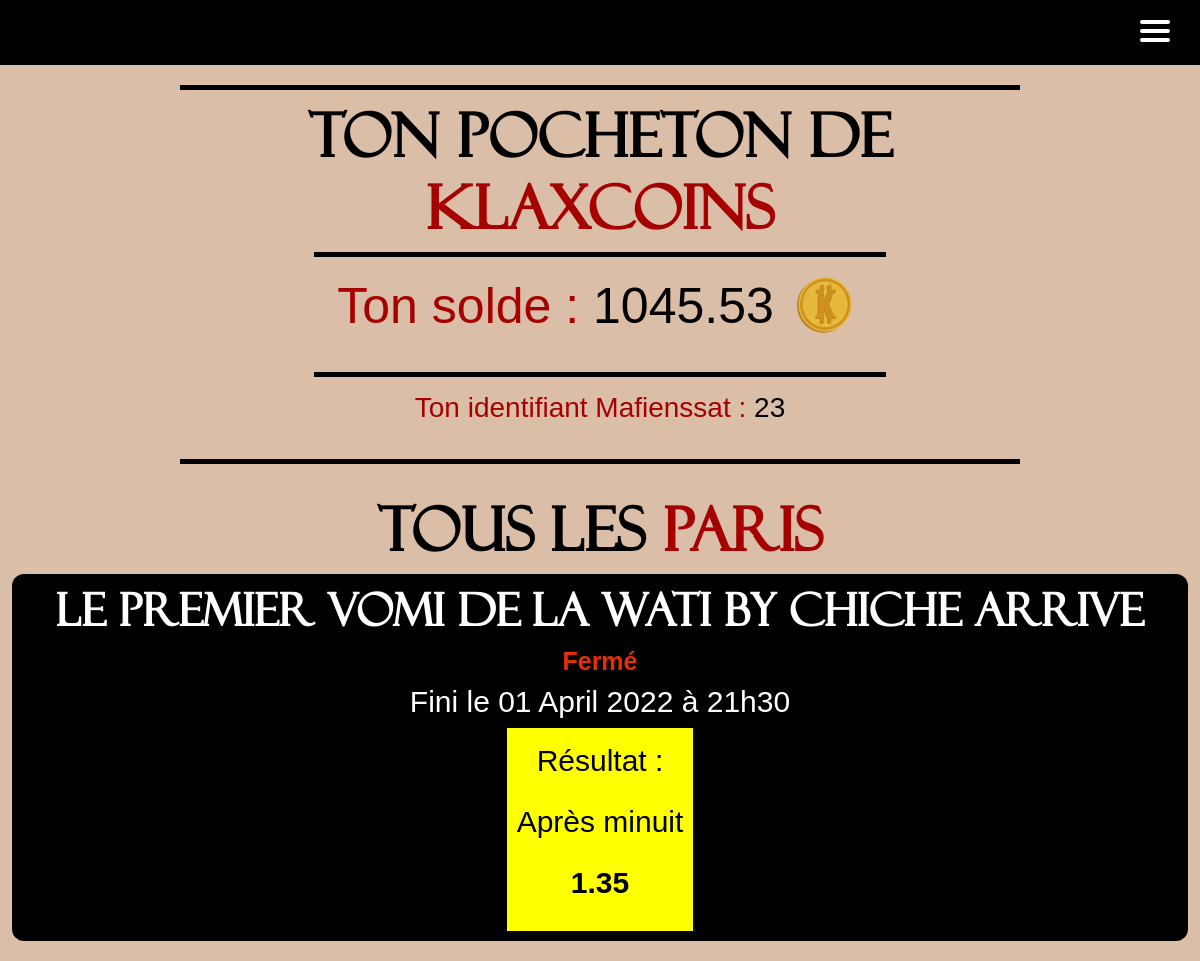
Screenshot of /home_betKlax/betKlax/ (signed in) with the database file from the repository.
### main_app/models.py (models this page shows)
class User(AbstractUser):
    id = models.AutoField(primary_key=True, unique=True)
    first_name = models.CharField(max_length=30)
    last_name = models.CharField(max_length=30)
    username = models.CharField(max_length=20, unique=True)
    email = models.EmailField(unique=True, default="@enssat.fr")
    SECTOR = (
        ('INFO', 'Informatique'),
        ('PHOT', 'Photonique'),
        ('SNUM', 'Systèmes numériques'),
        ('IMR', 'IMR')
    )
    sector = models.CharField(max_length=4, choices=SECTOR, blank=True, help_text='Donne moi ta filière bro')
    created = models.DateTimeField(auto_now_add=True)
    updated = models.DateTimeField(auto_now=True)
    klax_coins = models.DecimalField(max_digits=12, decimal_places=2, default=100.00)
    activate = models.BooleanField(default=False)
    from_list = models.BooleanField(default=False)
    USERNAME_FIELD = 'email'
    REQUIRED_FIELDS = ['username']

class Bets(models.Model):
    id = models.AutoField(primary_key=True, unique=True)
    bet_name = models.CharField(max_length=256, unique=True)
    win_rate = models.DecimalField(max_digits=4, decimal_places=2, default=2.00)
    win_vote = models.IntegerField(default=0)
    win_gains = models.DecimalField(max_digits=12, decimal_places=2, default=1.00)
    win_name = models.CharField(max_length=128, null=False, default="Oui")
    lose_rate = models.DecimalField(max_digits=4, decimal_places=2, default=2.00)
    lose_vote = models.IntegerField(default=0)
    lose_gains = models.DecimalField(max_digits=12, decimal_places=2, default=1.00)
    lose_name = models.CharField(max_length=128, null=False, default="Non")
    created = models.DateTimeField(auto_now_add=True)
    ended = models.DateTimeField(help_text='YYYY-MM-DD HH:MM:SS')
    visible = models.BooleanField(default=False)
    closed_bet = models.BooleanField(default=False)
    RESULT = (
        ('W', 'Win'),
        ('L', 'Lose')
    )
    result = models.CharField(max_length=1, choices=RESULT, blank=False)

### main_app/views.py (the view)
# urls.py: path("home_betKlax/betKlax/", views.betKlax, name="betKlax"),
def betKlax(request):
    try:
        bets_done = StoreBets.objects.filter(user_id_id=request.user.id, closed_bet=False)
        bet = []
        for b in bets_done:
            bet.append(b.bet_id_id)
        bets = Bets.objects.exclude(id__in=bet).order_by("-id")
        user = User.objects.get(pk=request.user.id)
    except User.DoesNotExist:
        bets = Bets.objects.all()
        user = None
    return render(request, 'bets/betKlax.html', {'bets': bets, 'user': user})

### templates/bets/betKlax.html (shortened to what this page needs)
{% extends 'main.html' %}
{% block content %}
{% load static %}
{% load bootstrap5 %}
{% bootstrap_css %}
{% include 'nav.html' %}
{% if user %}
    <div class="container-fluid" id="wallet">
        <h1>Ton pocheton de <span>Klaxcoins</span></h1>
          {% if user.klax_coins > 0 %}
              <div>
                  <p><span>Ton solde : </span>{{ user.klax_coins }} <img class="img-fluid" height="75" width="75" src="{% static 'klax_or.png' %}" alt=""/></p>
                  <p style="font-size: 28px;"><span>Ton identifiant Mafienssat : </span> {{user.id}} </p>
              </div>
          {% else %}
              <div>
                  <p><span>Time to soudoyer</span> car là tu n'as aucun <img class="img-fluid" height="75" width="75" src="{% static 'klax_or.png' %}" alt=""/> à parier</p>
              </div>
          {% endif %}
    </div>
{% endif %}
<div class="container-fluid" id="betklax-pages">
    <h1 style="text-align: center; margin-top:20px">Tous les <span>paris</span></h1>
    {% for bet in bets %}
        {% if bet.visible %}
            <div class="div-du-bet">
                <h3>{{ bet.bet_name }}</h3>
                {% if bet.closed_bet %}
                    <h4 style="color: #e62e00; font-weight: bold">Fermé</h4>
                {% endif %}
                <h5>Fini le {{bet.ended | date:"d"}} {{bet.ended  | date:"F"}} {{bet.ended  | date:"o"}} à {{bet.ended | date:"H"}}h{{bet.ended | date:"i"}}</h5>
                {% if request.user.is_authenticated and not bet.closed_bet and not bet.result %}
                    <a class="button_rate" href="{% url "makeBetW" bet.id %}" id="makeBetW{{ bet.id }}">
                        <p id="label">{{ bet.win_name }}</p>
                        <p id="rate">{{ bet.win_rate }}</p>
                    </a>
                    <a class="button_rate" href="{% url "makeBetL" bet.id %}" id="makeBetL{{ bet.id }}">
                        <p id="label">{{ bet.lose_name }}</p>
                        <p id="rate">{{ bet.lose_rate }}</p>
                    </a>
                {% elif bet.result %}
                    {% if bet.result == 'W' %}
                        <div class="button_rate">
                            <p id="label">Résultat :</p>
                            <p id="label">{{ bet.win_name }}</p>
                            <p id="rate">{{ bet.win_rate }}</p>
                        </div>
                    {% else %}
                        <div class="button_rate">
                            <p id="label">Résultat :</p>
                            <p id="label">{{ bet.lose_name }}</p>
                            <p id="rate">{{ bet.lose_rate }}</p>
                        </div>
                    {% endif %}
                {% endif %}
            </div>
        {% endif %}
    {% endfor %}
</div>
{% endblock %}

### static/styles/style.css (style rules this page uses)
body { background-color: #dbbea8; color: black; }
* { cursor:url(https://i.ibb.co/2Whsx1h/klaxicon-5.png) 25 15, auto; }
#wallet { font-size: 60px; text-align: center; color: black; font-weight:normal; font-style:normal; padding-top: 10px; padding-bottom: 10px; margin: 20px auto 30px; width: 70%; border-top: 5px solid black; border-bottom: 5px solid black; }
#wallet h1 { font-size: 60px; text-align: center; font-family: 'Felixti', Arial, sans-serif; font-weight: bold; }
#wallet p { font-size: 50px; text-align: center; font-family: 'LinBiolinum', Arial, sans-serif; color: black; font-weight:normal; margin-bottom: 10px; font-style:normal; padding-top: 10px; padding-bottom: 10px; margin-left: auto; margin-right: auto; width: 70%; border-top: 5px solid black; }
#wallet span { color: rgb(165, 1, 1); }
#wallet img { margin-bottom: 10px; }
#betklax-pages { margin-top: 20px; }
#betklax-pages h1 { font-size: 60px; text-align: center; font-family: 'Felixti', Arial, sans-serif; font-weight: bold; }
#betklax-pages h3 { font-size: 45px; text-align: center; font-family: 'Felixti', Arial, sans-serif; font-weight: bold; }
#betklax-pages h4 { font-size: 25px; text-align: center; font-family: 'LinBiolinum', Arial, sans-serif; font-weight: bold; }
#betklax-pages h5 { font-size: 30px; text-align: center; font-family: 'LinBiolinum', Arial, sans-serif; }
#betklax-pages p { font-size: 30px; text-align: center; font-family: 'LinBiolinum', sans-serif; }
#betklax-pages span { color: rgb(165, 1, 1); }
.div-du-bet { text-align: center; background-color: black; padding: 10px; border-radius: 12px; justify-content: center; margin-bottom: 20px; color:white; }
.div-du-bet h3 { font-size: 25px; }
.div-du-bet h4 { font-size: 17px; }
.button_rate { display: inline-block; background-color: yellow; font-family: 'LinBiolinum', Arial, sans-serif; padding: 10px; color:#000; }
.button_rate #rate { font-family: 'LinBiolinum', Arial, sans-serif; font-weight: bold; color: #000!important; }

### rows the page displays
User: klax_coins "1045.53", id "23"
Bets: bet_name "Le premier vomi de la Wati by Chiche arrive", closed_bet "Fermé", ended "01", ended "April", ended "2022", ended "21", ended "30", lose_name "Après minuit", lose_rate "1.35"
